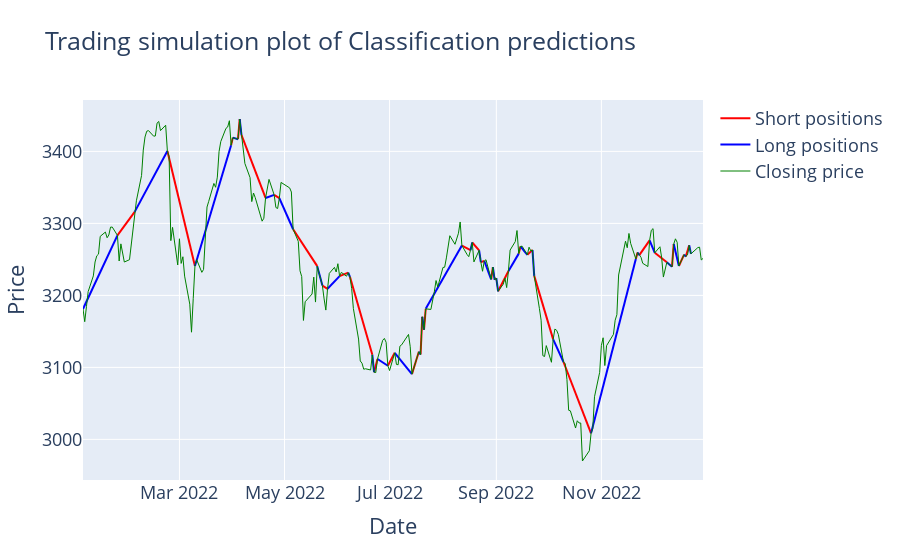
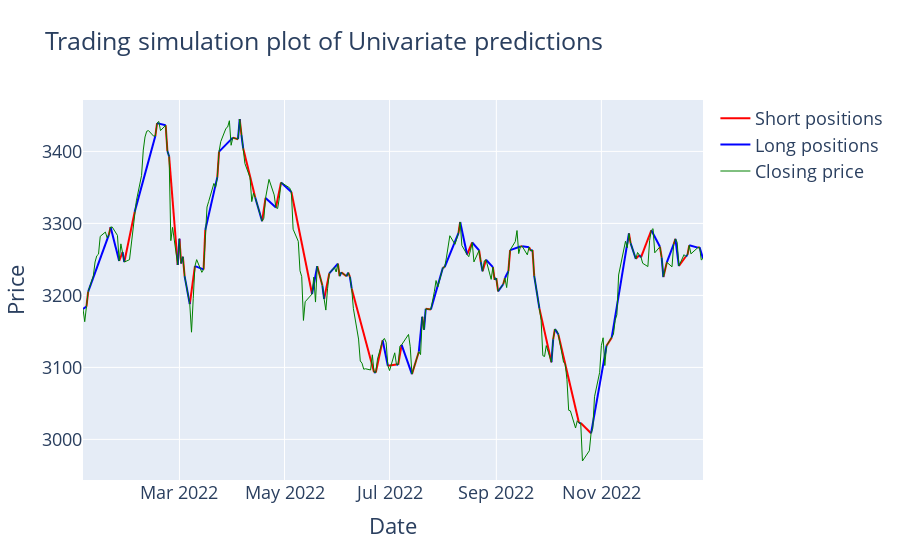
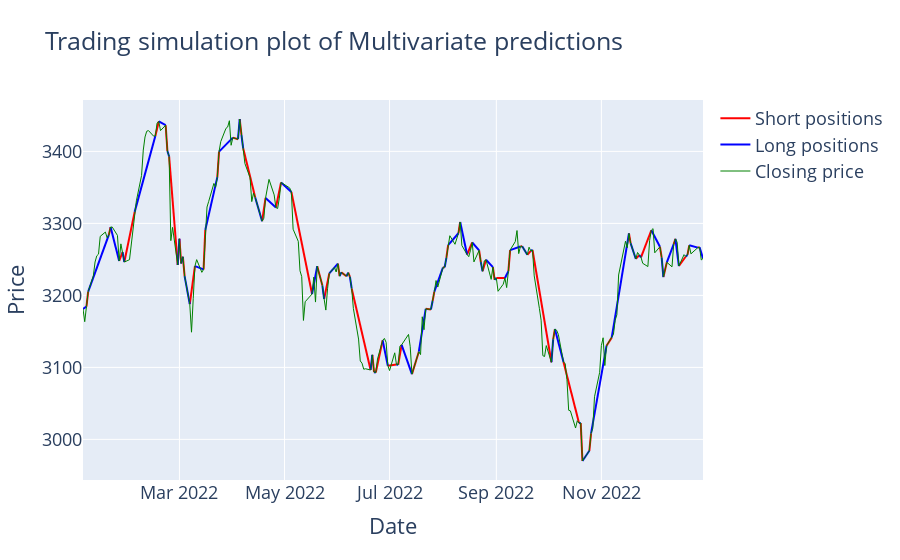
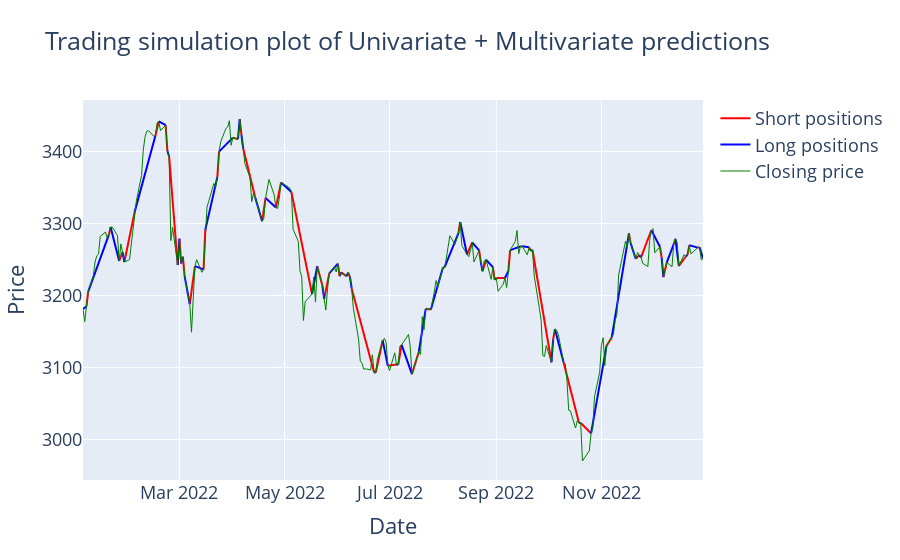

These figures' notebook cell, in order:
### Code cell
# Plotting for each different predictions
for prediction in back_test_df.columns[2:]:
    long_position, short_position = trading_simulation(back_test_df, prediction)
    trading_simulation_plot(back_test_df, long_position, short_position, prediction)

### Figure 1 — Plotly figure (JSON) as saved in the notebook; plotly's stock layout.template omitted (floating-point values rounded to 4 significant figures; data arrays with more than 128 entries replaced by an {"elided": "..."} marker saying what was removed)
{"data": [{"line": {"color": "red", "width": 2}, "name": "Short positions", "type": "scatter", "x": ["2022-01-24T00:00:00", "2022-02-03T00:00:00", null, "2022-02-22T00:00:00", "2022-03-10T00:00:00", null, "2022-03-31T00:00:00", "2022-04-01T00:00:00", null, "2022-04-04T00:00:00", "2022-04-05T00:00:00", null, "2022-04-06T00:00:00", "2022-04-20T00:00:00", null, "2022-04-25T00:00:00", "2022-04-28T00:00:00", null, "2022-05-06T00:00:00", "2022-05-20T00:00:00", null, "2022-05-23T00:00:00", "2022-05-26T00:00:00", null, "2022-06-02T00:00:00", "2022-06-07T00:00:00", null, "2022-06-08T00:00:00", "2022-06-21T00:00:00", null, "2022-06-22T00:00:00", "2022-06-24T00:00:00", null, "2022-06-30T00:00:00", "2022-07-04T00:00:00", null, "2022-07-14T00:00:00", "2022-07-18T00:00:00", null, "2022-07-19T00:00:00", "2022-07-20T00:00:00", null, "2022-07-21T00:00:00", "2022-07-22T00:00:00", null, "2022-08-12T00:00:00", "2022-08-17T00:00:00", null, "2022-08-18T00:00:00", "2022-08-22T00:00:00", null, "2022-08-23T00:00:00", "2022-08-25T00:00:00", null, "2022-08-29T00:00:00", "2022-08-30T00:00:00", null, "2022-08-31T00:00:00", "2022-09-01T00:00:00", null, "2022-09-02T00:00:00", "2022-09-08T00:00:00", null, "2022-09-14T00:00:00", "2022-09-15T00:00:00", null, "2022-09-19T00:00:00", "2022-09-22T00:00:00", null, "2022-09-23T00:00:00", "2022-10-04T00:00:00", null, "2022-10-10T00:00:00", "2022-10-26T00:00:00", null, "2022-11-21T00:00:00", "2022-11-22T00:00:00", null, "2022-11-23T00:00:00", "2022-11-29T00:00:00", null, "2022-12-02T00:00:00", "2022-12-09T00:00:00", null, "2022-12-12T00:00:00", "2022-12-13T00:00:00", null, "2022-12-16T00:00:00", "2022-12-19T00:00:00", null, "2022-12-20T00:00:00", "2022-12-22T00:00:00", null, "2022-12-23T00:00:00"], "y": [3283.0, 3316.0, null, 3401.0, 3241.0, null, 3409.0, 3419.0, null, 3417.0, 3445.0, null, 3423.0, 3335.0, null, 3340.0, 3335.0, null, 3292.0, 3241.0, null, 3214.0, 3209.0, null, 3227.0, 3232.0, null, 3226.0, 3117.0, null, 3093.0, 3112.0, null, 3102.0, 3120.0, null, 3091.0, 3122.0, null, 3118.0, 3170.0, null, 3152.0, 3181.0, null, 3269.0, 3263.0, null, 3273.0, 3263.0, null, 3246.0, 3248.0, null, 3222.0, 3239.0, null, 3222.0, 3224.0, null, 3206.0, 3234.0, null, 3258.0, 3268.0, null, 3256.0, 3263.0, null, 3227.0, 3139.0, null, 3107.0, 3008.0, null, 3251.0, 3260.0, null, 3256.0, 3276.0, null, 3259.0, 3246.0, null, 3240.0, 3271.0, null, 3241.0, 3257.0, null, 3254.0, 3270.0, null, 3258.0]}, {"line": {"color": "blue", "width": 2}, "name": "Long positions", "type": "scatter", "x": ["2022-01-04T00:00:00", "2022-01-24T00:00:00", null, "2022-02-03T00:00:00", "2022-02-22T00:00:00", null, "2022-03-10T00:00:00", "2022-03-31T00:00:00", null, "2022-04-01T00:00:00", "2022-04-04T00:00:00", null, "2022-04-05T00:00:00", "2022-04-06T00:00:00", null, "2022-04-20T00:00:00", "2022-04-25T00:00:00", null, "2022-04-28T00:00:00", "2022-05-06T00:00:00", null, "2022-05-20T00:00:00", "2022-05-23T00:00:00", null, "2022-05-26T00:00:00", "2022-06-02T00:00:00", null, "2022-06-07T00:00:00", "2022-06-08T00:00:00", null, "2022-06-21T00:00:00", "2022-06-22T00:00:00", null, "2022-06-24T00:00:00", "2022-06-30T00:00:00", null, "2022-07-04T00:00:00", "2022-07-14T00:00:00", null, "2022-07-18T00:00:00", "2022-07-19T00:00:00", null, "2022-07-20T00:00:00", "2022-07-21T00:00:00", null, "2022-07-22T00:00:00", "2022-08-12T00:00:00", null, "2022-08-17T00:00:00", "2022-08-18T00:00:00", null, "2022-08-22T00:00:00", "2022-08-23T00:00:00", null, "2022-08-25T00:00:00", "2022-08-29T00:00:00", null, "2022-08-30T00:00:00", "2022-08-31T00:00:00", null, "2022-09-01T00:00:00", "2022-09-02T00:00:00", null, "2022-09-08T00:00:00", "2022-09-14T00:00:00", null, "2022-09-15T00:00:00", "2022-09-19T00:00:00", null, "2022-09-22T00:00:00", "2022-09-23T00:00:00", null, "2022-10-04T00:00:00", "2022-10-10T00:00:00", null, "2022-10-26T00:00:00", "2022-11-21T00:00:00", null, "2022-11-22T00:00:00", "2022-11-23T00:00:00", null, "2022-11-29T00:00:00", "2022-12-02T00:00:00", null, "2022-12-09T00:00:00", "2022-12-12T00:00:00", null, "2022-12-13T00:00:00", "2022-12-16T00:00:00", null, "2022-12-19T00:00:00", "2022-12-20T00:00:00", null, "2022-12-22T00:00:00", "2022-12-23T00:00:00", null], "y": [3181.0, 3283.0, null, 3316.0, 3401.0, null, 3241.0, 3409.0, null, 3419.0, 3417.0, null, 3445.0, 3423.0, null, 3335.0, 3340.0, null, 3335.0, 3292.0, null, 3241.0, 3214.0, null, 3209.0, 3227.0, null, 3232.0, 3226.0, null, 3117.0, 3093.0, null, 3112.0, 3102.0, null, 3120.0, 3091.0, null, 3122.0, 3118.0, null, 3170.0, 3152.0, null, 3181.0, 3269.0, null, 3263.0, 3273.0, null, 3263.0, 3246.0, null, 3248.0, 3222.0, null, 3239.0, 3222.0, null, 3224.0, 3206.0, null, 3234.0, 3258.0, null, 3268.0, 3256.0, null, 3263.0, 3227.0, null, 3139.0, 3107.0, null, 3008.0, 3251.0, null, 3260.0, 3256.0, null, 3276.0, 3259.0, null, 3246.0, 3240.0, null, 3271.0, 3241.0, null, 3257.0, 3254.0, null, 3270.0, 3258.0, null]}, {"line": {"color": "green", "width": 1}, "name": "Closing price", "type": "scatter", "x": {"elided": "249 str values"}, "y": {"elided": "249 float values"}}], "layout": {"font": {"size": 18}, "title": {"text": "Trading simulation plot of Classification predictions"}, "xaxis": {"title": {"text": "Date"}}, "yaxis": {"title": {"text": "Price"}}}}

### Figure 2 — Plotly figure (JSON) as saved in the notebook; plotly's stock layout.template omitted (floating-point values rounded to 4 significant figures; data arrays with more than 128 entries replaced by an {"elided": "..."} marker saying what was removed)
{"data": [{"line": {"color": "red", "width": 2}, "name": "Short positions", "type": "scatter", "x": {"elided": "169 str values"}, "y": {"elided": "169 float values"}}, {"line": {"color": "blue", "width": 2}, "name": "Long positions", "type": "scatter", "x": {"elided": "171 str values"}, "y": {"elided": "171 float values"}}, {"line": {"color": "green", "width": 1}, "name": "Closing price", "type": "scatter", "x": {"elided": "249 str values"}, "y": {"elided": "249 float values"}}], "layout": {"font": {"size": 18}, "title": {"text": "Trading simulation plot of Univariate predictions"}, "xaxis": {"title": {"text": "Date"}}, "yaxis": {"title": {"text": "Price"}}}}

### Figure 3 — Plotly figure (JSON) as saved in the notebook; plotly's stock layout.template omitted (floating-point values rounded to 4 significant figures; data arrays with more than 128 entries replaced by an {"elided": "..."} marker saying what was removed)
{"data": [{"line": {"color": "red", "width": 2}, "name": "Short positions", "type": "scatter", "x": {"elided": "172 str values"}, "y": {"elided": "172 float values"}}, {"line": {"color": "blue", "width": 2}, "name": "Long positions", "type": "scatter", "x": {"elided": "174 str values"}, "y": {"elided": "174 float values"}}, {"line": {"color": "green", "width": 1}, "name": "Closing price", "type": "scatter", "x": {"elided": "249 str values"}, "y": {"elided": "249 float values"}}], "layout": {"font": {"size": 18}, "title": {"text": "Trading simulation plot of Multivariate predictions"}, "xaxis": {"title": {"text": "Date"}}, "yaxis": {"title": {"text": "Price"}}}}

### Figure 4 — Plotly figure (JSON) as saved in the notebook; plotly's stock layout.template omitted (floating-point values rounded to 4 significant figures; data arrays with more than 128 entries replaced by an {"elided": "..."} marker saying what was removed)
{"data": [{"line": {"color": "red", "width": 2}, "name": "Short positions", "type": "scatter", "x": {"elided": "160 str values"}, "y": {"elided": "160 float values"}}, {"line": {"color": "blue", "width": 2}, "name": "Long positions", "type": "scatter", "x": {"elided": "162 str values"}, "y": {"elided": "162 float values"}}, {"line": {"color": "green", "width": 1}, "name": "Closing price", "type": "scatter", "x": {"elided": "249 str values"}, "y": {"elided": "249 float values"}}], "layout": {"font": {"size": 18}, "title": {"text": "Trading simulation plot of Univariate + Multivariate predictions"}, "xaxis": {"title": {"text": "Date"}}, "yaxis": {"title": {"text": "Price"}}}}
